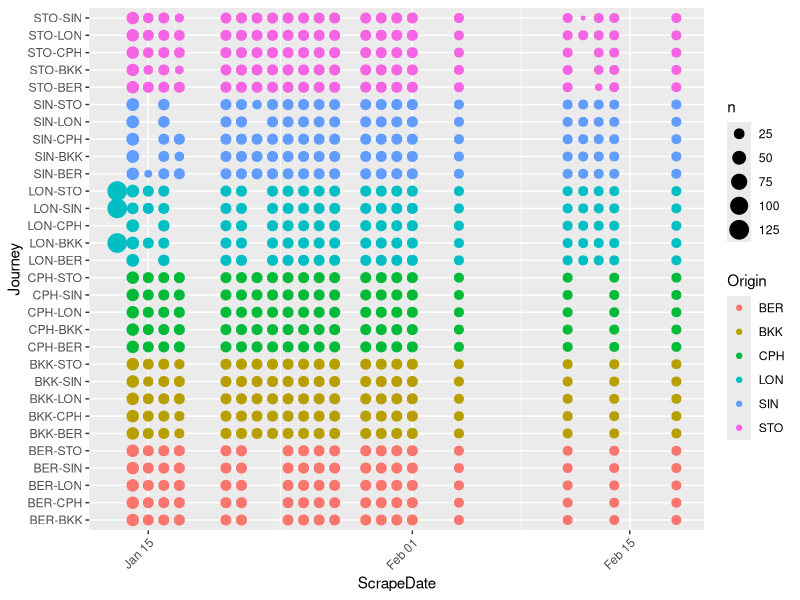
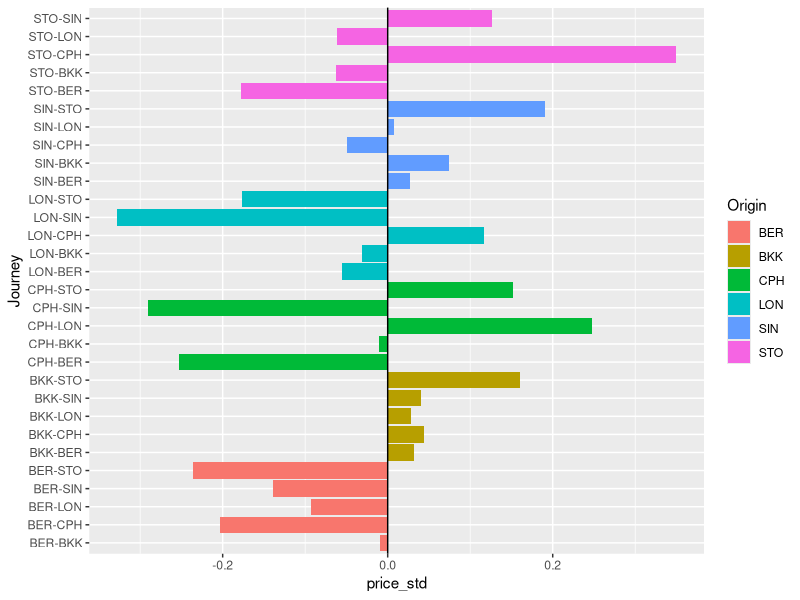
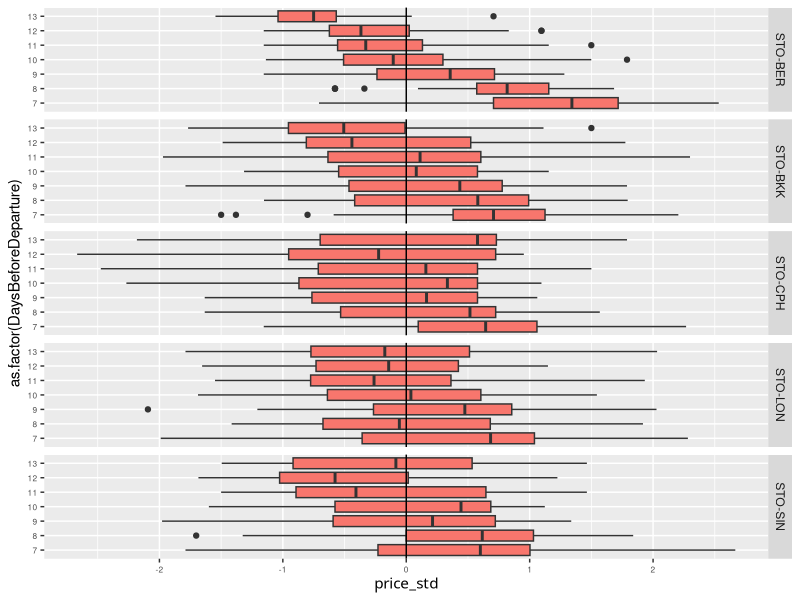
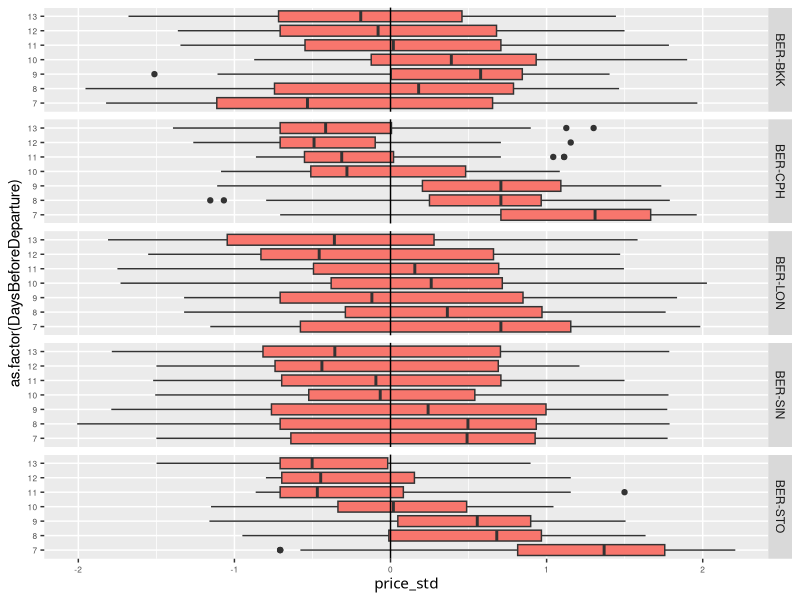

The R script that drew these images, in order:
## ---- chunk 1
knitr::opts_chunk$set(echo = TRUE)
## ---- chunk 2
library(readr)      # Read data in data 
library(lubridate)  # Date handling
library(stringr)    # Text handling

library(tidyr)      # Data cleaning
library(dplyr)      # Data cleaning

library(ggplot2)    # Visualization

df <- read.csv("flightdata.csv", stringsAsFactors = TRUE)

summary(df)

df <- df %>%
  mutate(DepartureDate=as.Date(as.character(DepartureDate)), 
         ReturnDate=as.Date(as.character(ReturnDate)),
         ScrapeDate=as.Date(as.character(ScrapeDate)))

head(df)

## ---- chunk 3
ggplot(df, aes(x=ScrapeDate, y=Journey, color=Origin))+
  geom_count() + 
  theme(axis.text.x = element_text(angle = 45, hjust = 1))

## ---- chunk 4

df <- 
  filter(df, 
             ScrapeDate>="2019-01-15") %>%
  group_by(Journey, Origin, TravelDates) %>%
  mutate(price_std = scale(price)) # Standardize price per scrapedate

group_by(df, Journey, Origin, TravelDates) %>%
  summarize(n=n(),
            mean=mean(price_std), 
            stdev = sd(price_std)) %>%
  filter(n>1) %>%
  head(n=10)
## ---- chunk 5
filter(df, !is.na(price_std)) %>%
ggplot(aes(x=Journey, y=price_std, fill=Origin)) +
  stat_summary(geom="bar", fun.y="median") + 
  geom_hline(yintercept=0) + 
  coord_flip()
## ---- chunk 6
filter(df, DaysBeforeDeparture >= 7 & DaysBeforeDeparture <=13 & Origin %in% c("STO")) %>%
ggplot(aes(x=as.factor(DaysBeforeDeparture), y=price_std, fill=Origin)) + 
  geom_boxplot() + 
  facet_grid(Journey~.) + 
  theme(axis.text.x = element_text(size=6),
        axis.text.y = element_text(size=6),
        axis.title.x = element_text("DaysBeforeDeparture"),
        legend.position = "none") + 
  geom_hline(yintercept=0) + 
  coord_flip()
  
## ---- chunk 7
filter(df, DaysBeforeDeparture >= 7 & DaysBeforeDeparture <=13 & Origin %in% c("BER")) %>%
ggplot(aes(x=as.factor(DaysBeforeDeparture), y=price_std, fill=Origin)) + 
  geom_boxplot() + 
  facet_grid(Journey~.) + 
  theme(axis.text.x = element_text(size=6),
        axis.text.y = element_text(size=6),
        axis.title.x = element_text("DaysBeforeDeparture"),
        legend.position = "none") + 
  geom_hline(yintercept=0) + 
  coord_flip()
  
